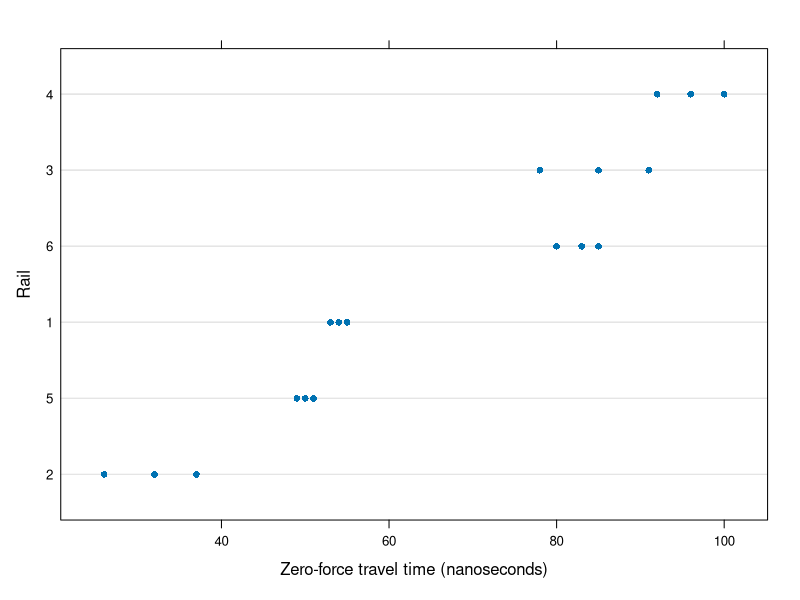
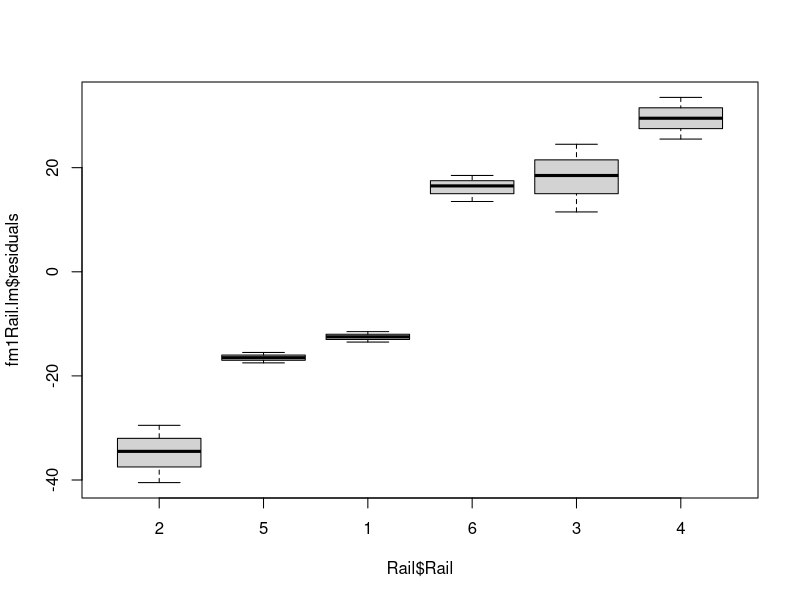
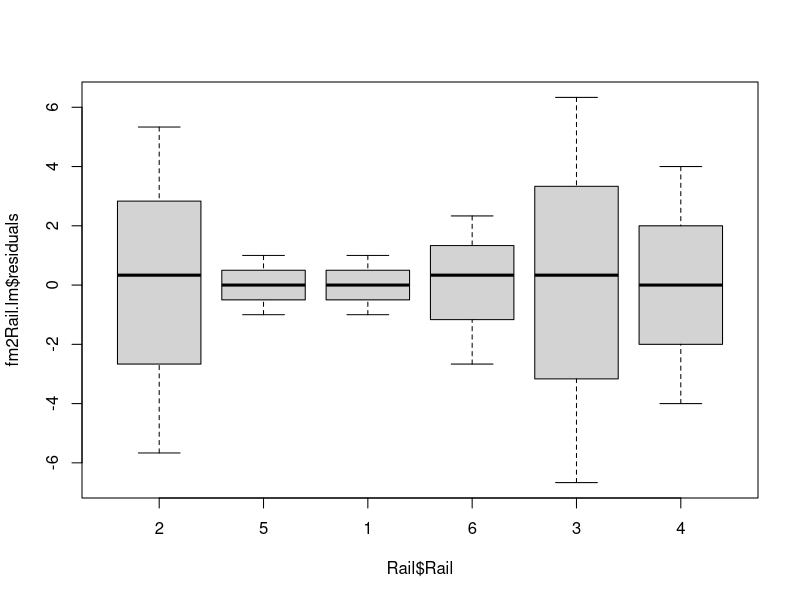
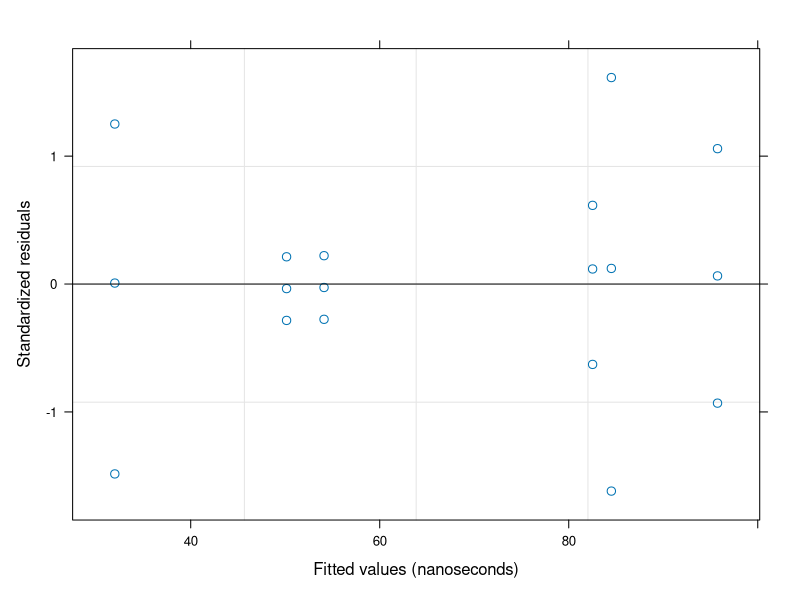
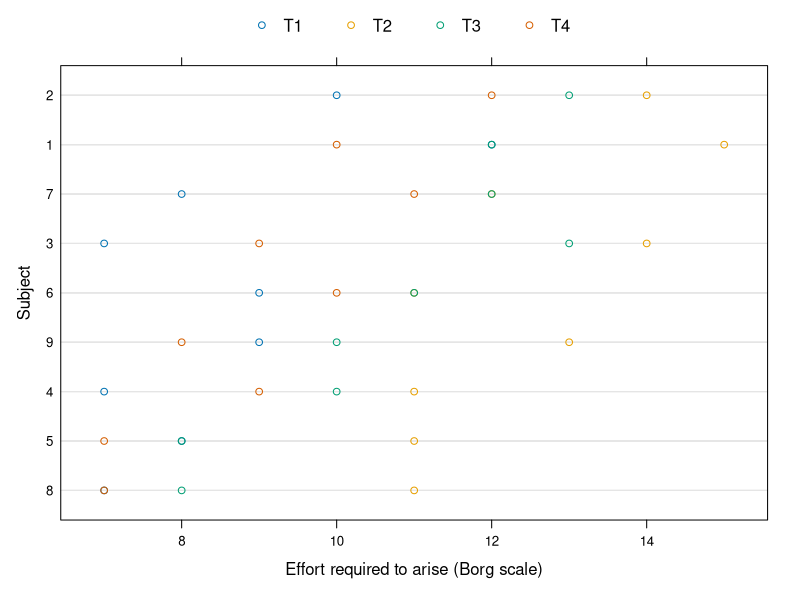
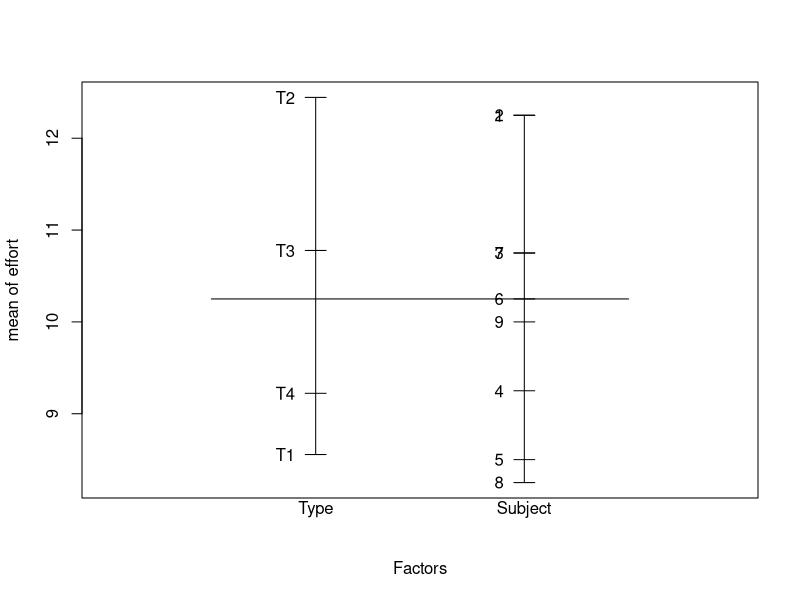
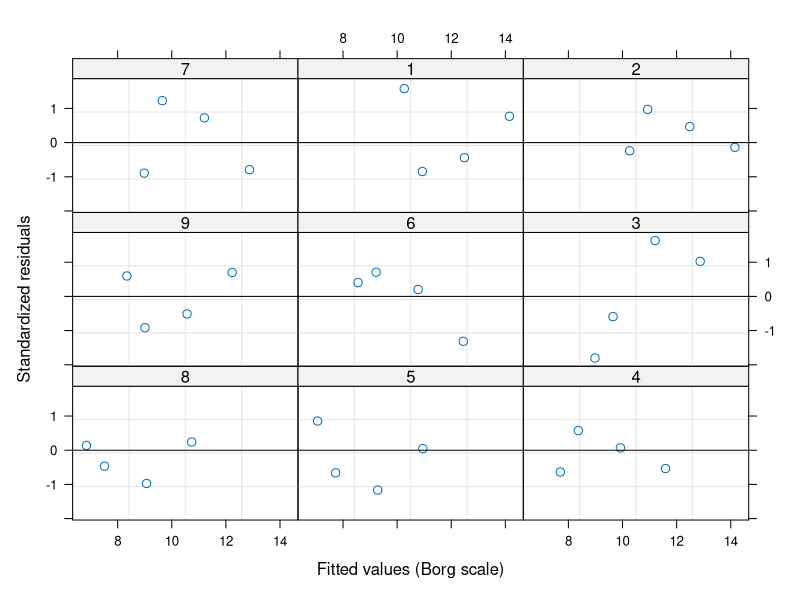
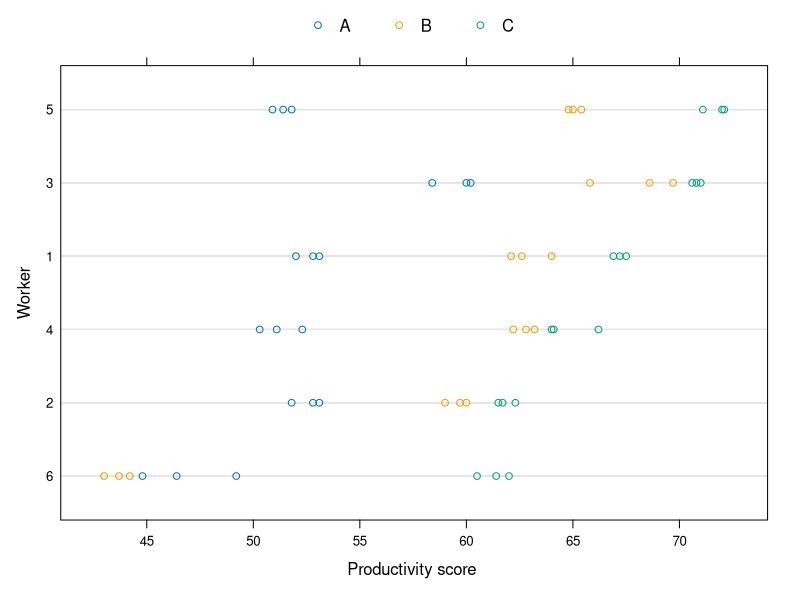

Here is the R script that generated these plots, in order:
## ---- chunk 1
knitr::opts_chunk$set(comment = NA, prompt = TRUE)
## ---- chunk 2
library(nlme)
data("Rail")
plot( Rail )
Rail
## ---- chunk 3
fm1Rail.lm <- lm( travel ~ 1, data = Rail )
fm1Rail.lm
boxplot(fm1Rail.lm$residuals ~ Rail$Rail)
## ---- chunk 4
fm2Rail.lm <- lm( travel ~ Rail - 1, data = Rail )
fm2Rail.lm
boxplot(fm2Rail.lm$residuals ~ Rail$Rail)
## ---- chunk 5
fm1Rail.lme <- lme( travel ~ 1, data = Rail, random = ~ 1 | Rail )
summary(fm1Rail.lme)
## ---- chunk 6
fm1Rail.lmeML <- update( fm1Rail.lme, method = "ML" )
summary(fm1Rail.lmeML)
## ---- chunk 7
plot(fm1Rail.lme)
intervals(fm1Rail.lme)
anova(fm1Rail.lme)
## ---- chunk 8
data("ergoStool")
plot( ergoStool )
plot.design(ergoStool)
## ---- chunk 9
options( contrasts = c( factor = "contr.helmert", ordered = "contr.poly" ) )
contrasts( ergoStool$Type )
fm1Stool <- lme(effort ~ Type, data = ergoStool, random =~1| Subject)
summary( fm1Stool )
anova( fm1Stool )
## ---- chunk 10
options( contrasts = c( factor = "contr.treatment", ordered = "contr.poly" ) )
contrasts( ergoStool$Type )
fm2Stool <- lme(effort ~ Type, data = ergoStool, random =~1| Subject)
summary( fm2Stool )
anova( fm2Stool )
## ---- chunk 11
fm3Stool <- lme(effort ~ Type - 1, data = ergoStool, random = ~ 1 | Subject)
summary( fm3Stool )
anova( fm3Stool )
## ---- chunk 12
intervals( fm1Stool )
plot( fm1Stool, form = resid(., type = "p") ~ fitted(.) | Subject, abline = 0 )
## ---- chunk 13
data("Machines")
plot( Machines )
attach( Machines ) 
interaction.plot( Machine, Worker, score, las = 1) 
detach()
## ---- chunk 14
fm1Machine <- lme( score ~ Machine, data = Machines, random =~1| Worker )
fm1Machine
intervals( fm1Machine )
## ---- chunk 15
fm2Machine <- update( fm1Machine, random =~1| Worker/Machine )
fm2Machine
intervals( fm2Machine )
## ---- chunk 16
anova( fm1Machine, fm2Machine)
## ---- chunk 17
## delete selected rows from the Machines data
MachinesUnbal <- Machines[ -c(2,3,6,8,9,12,19,20,27,33), ]
## check that the result is indeed unbalanced
table(MachinesUnbal$Machine, MachinesUnbal$Worker)
fm1MachinesU <- lme( score ~ Machine, data = MachinesUnbal,
                     random =~1| Worker/Machine )
fm1MachinesU
intervals( fm1MachinesU )
## ---- chunk 18
fm3Machine <- update( fm1Machine, random = ~Machine - 1 |Worker)
summary( fm3Machine )
## ---- chunk 19
anova( fm1Machine, fm2Machine, fm3Machine )
